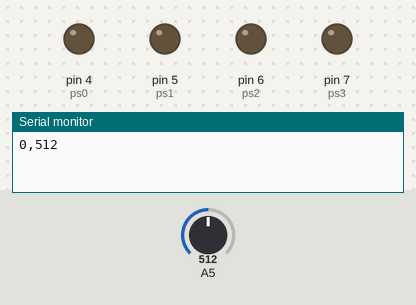
Simulated run of this sketch. Board: Arduino Uno, built with avr-gcc and run on an emulated ATmega328P. On the bench: output pins drawn as LEDs (lit = HIGH), the last lines printed to the serial monitor. The inputs (shaded band) are chosen by the test bench; at power-on: A5 = 512.

Above: at 0.07 s.
At 0.67 s:
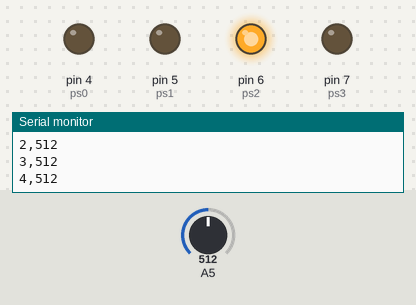
At 1.27 s:
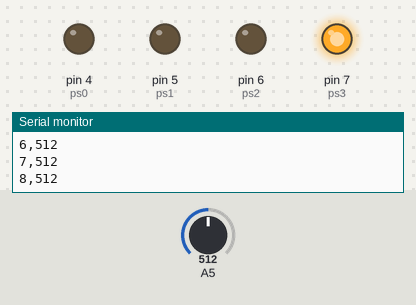
At 2.63 s:
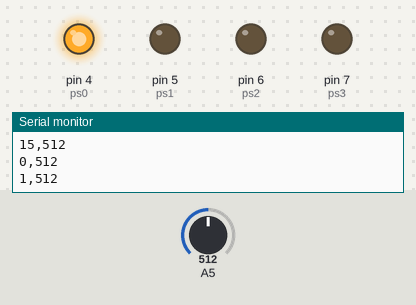
At 3.98 s:
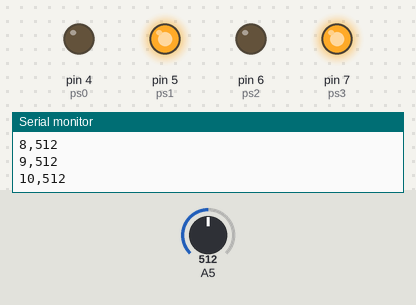
At 5.33 s:
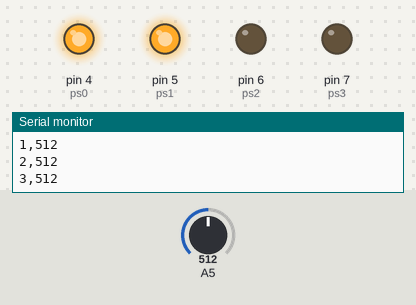
Timing chart, 0 to 5.6 s (numbered marks = the images above):
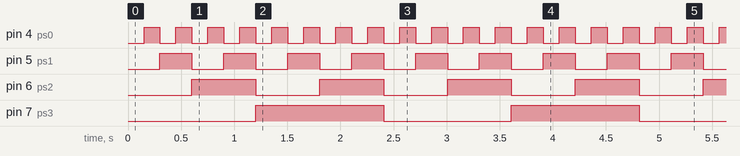

Measured:
- by itself, pin 4 (ps0): alternates HIGH for 0.15 s and LOW for 0.15 s
- by itself, pin 5 (ps1): alternates HIGH for 0.30 s and LOW for 0.30 s
- by itself, pin 6 (ps2): alternates HIGH for 0.60 s and LOW for 0.60 s
- by itself, pin 7 (ps3): alternates HIGH for 1.2 s and LOW for 1.2 s

The sketch:

expansor_16_portas_analogicas.ino
```cpp
int r0 = 0;      //valor do pino select s0 no 4067
int r1 = 0;      //valor do pino select s1 no 4067
int r2 = 0;      //valor do pino select s2 no 4067
int r3 = 0;      //valor do pino select s3 no 4067

int sensorValue;

#define ps0 4
#define ps1 5
#define ps2 6
#define ps3 7

void setup()
{
  Serial.begin(9600);
// seta os pinos select como saída
  pinMode(ps0,OUTPUT);
  pinMode(ps1,OUTPUT);
  pinMode(ps2,OUTPUT);
  pinMode(ps3,OUTPUT);
}

void loop()
{
  for (int i=0; i<16; i++)
  {
// pega os bits do contador e coloca nas variáveis a serem enviadas.
    r0=bitRead(i,0);
    r1=bitRead(i,1);
    r2=bitRead(i,2);
    r3=bitRead(i,3);
// envia os bits para as respectivas portas select (s0 a s3 no CI)
    digitalWrite(ps0,r0);
    digitalWrite(ps1,r1);
    digitalWrite(ps2,r2);
    digitalWrite(ps3,r3);
    delay(50);
//  em seguida, lê o valor do sensor correspondente, que vai estar disponível no pino A5
    sensorValue=analogRead(5);
//  exibe os valores lidos, por sensor
    Serial.print(i);
    Serial.print(',');
    Serial.print(sensorValue);
    Serial.println("");
    delay(100);
  }
  Serial.println("");
}
```
